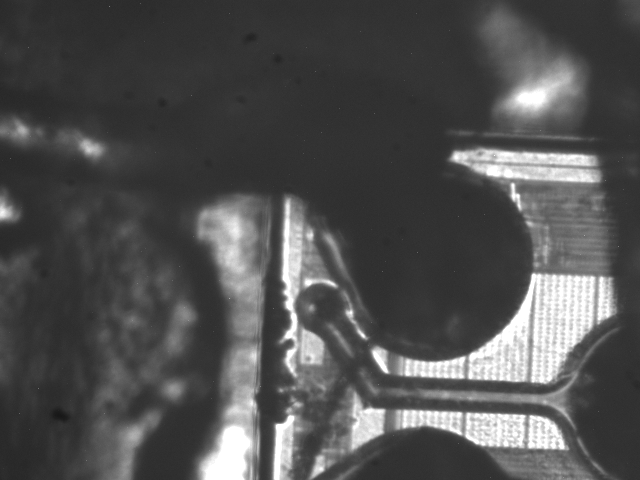
#> input picture myScrips/pics/Jenamicro18_fs11.tif, 640 x 480 px; its folder holds 4 pictures in this run
$ python scannedArea.py
#> lines starting #> are read from the running program, lines starting #| are printed output that depends on the picture; after the words box and inside, x2 and y2 are one past the last pixel; in counts of white or black regions, pixels touching at a corner belong together
### myScrips/fun1.py
import numpy as np
import cv2
import os

##constants
ADC = 4096       #12bit
Defl4_x = 33.7   #um
Defl4_y = 35.7   #um
Objx5_x_um = 900 #deflection in um in x when using 5x lens
Objx5_y_um = 700 #deflection in um in y when using 5x lens
Objx5_x_px = 597 #deflection in pixel in x when using 5x lens
Objx5_y_px = 461 #deflection in pixel in y when using 5x lens


##Scan area
um_to_px_x = Objx5_x_px/Objx5_x_um #px/um, 5x Objektiv
um_to_px_y = Objx5_y_px/Objx5_y_um #px/um, 5x Objektiv4
Defl6_x = Defl4_x * 9 * um_to_px_x #pixel
Defl6_y = Defl4_y * 9 * um_to_px_y #pixel


ErrorCnt = 0
ErrorList = []
cnt = 0
cnt2 = 0


# [55 lines left out: functions rot90DEG_left, str2list, not called in this run]

def Files(path):
    ##create list of files in the folder that end on .dat.txt
#> called with path = 'myScrips'
    docFiles = os.listdir(path + "/docs")
    picFiles = os.listdir(path + "/pics")


    ##remove not-*.dat.txt files from docFiles list
    for file in docFiles:
        if file[-8:] != ".dat.txt":
            print(file, end = '')
            print(" removed from internal data directory")
            docFiles.remove(file)

    ##remove not-*.tif files from picFiles list
    for pic in picFiles:
        if pic[-4:] != ".tif":
            print(pic, end = '')
            print(" removed from internal picture directory")
            picFiles.remove(pic)

    return [docFiles, picFiles]

# [42 lines left out: functions SEL_location, writeImg, not called in this run]

def writeImg2(image, luLoc, pic, path):
    #generate name & path
    picName = pic[:-4] + "_Area.png"
    newPath = path + "/pics/Area/" + picName

    for i in luLoc:
        x = i[0]
        y = i[1]
        image[x][y] = [0, 0, 255]

    #write image
    cv2.imwrite(newPath, image)


# [18 lines left out: function GenFrame, not called in this run]


def SELarea2pic(xPos, yPos, width, height):
    ##mirroring on y-axis
    #xPosN = Defl6_x - (xPos + 1)

    ##rotate 90DEG anti-clockwise
    [xPosNew, yPosNew] = [xPos, yPos]#rot90DEG_left([xPosN, yPos])

    ##coordinate transformation (Defl6 to image coordinates)
    yNew = int(yPosNew + (width / 2) - (Defl6_x / 2))
    xNew = int(xPosNew + (height / 2) - (Defl6_y / 2))

    ##save latch up locations in image coordinates
    return [xNew, yNew]


def GenArea(width, height):
    area = []

    for i in range(int(Defl6_y)):
        for j in range(int(Defl6_x)):
            pixel = SELarea2pic(j, i, width, height)
            area.append(pixel)

            # x, y
    return area

### myScrips/scannedArea.py
from fun1 import *

#configuration
FRAME = True #True if you want to add a frame around the active areas in the pictures, otherwise False
SEL = True #True if you want to add the location of the SEL in the pictures

##get current path
path = os.getcwd()
print('current path: ', end = '')
print(path)

#get a list of all relevant txt Files and pitures
[docFiles, picFiles] = Files(path)

##################################################################################

for pic in picFiles:
    try:
    ##open image
        print("\tOpening image ", pic)
        picPath = path + "/pics/" + pic
        image = cv2.imread(picPath)
#> image is the input picture: shape (480, 640, 3); min 23, max 255, mean 80.9
        # print(picPath)
        # print(image)

        ##get height & width
        height, width = image.shape[:2]
#> height = 480; width = 640
        print("\t\tImage height: y = ", height)
#| 		Image height: y =  480
        print("\t\tImage width:  x = ", width)
#| 		Image width:  x =  640


        #calculate scanned area
        luLoc = GenArea(width, height)
        # frame = []

        writeImg2(image, luLoc, pic, path,)
#> after the loop in writeImg2, `for i in luLoc:`:
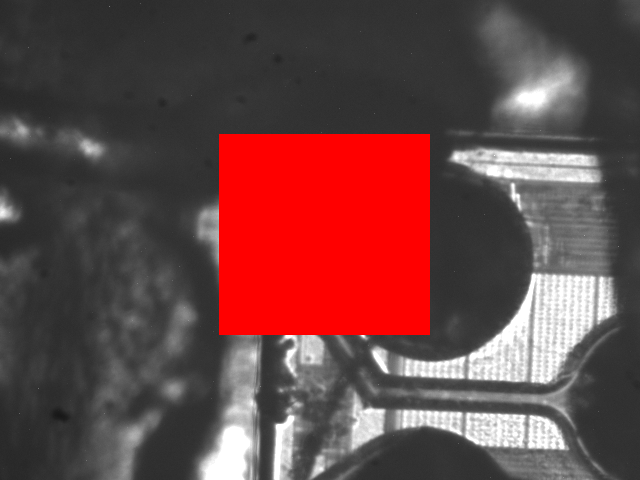
#> image: shape (480, 640, 3); 13.81% of pixels changed, all inside (x1, y1, x2, y2) = (219, 134, 430, 335)
    except:
        print('\tERROR GENERATING IMAGE FOR FILE: ', end = '')
        print(pic, end = '\n\n\n')
        ErrorCnt += 1
        ErrorList.append(pic)
#> pass 2 of the loop `for pic in picFiles:`:
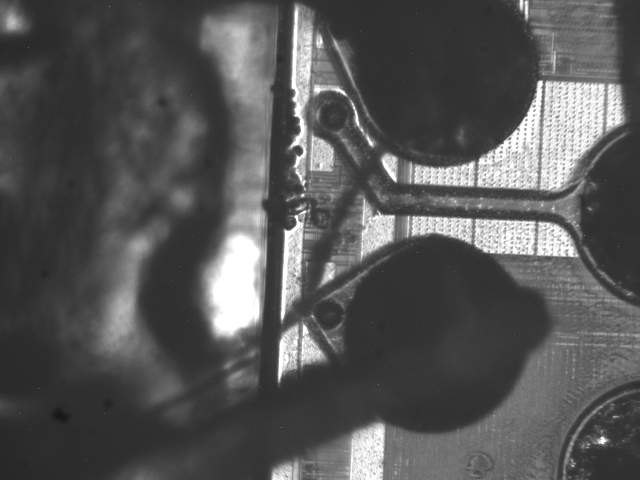
#> input picture myScrips/pics/Jenamicro18_fs12.tif, 640 x 480 px
#> image is the input picture: shape (480, 640, 3); min 22, max 255, mean 86.2
#| 		Image height: y =  480
#| 		Image width:  x =  640
#> after the loop in writeImg2 (call 2), `for i in luLoc:`:
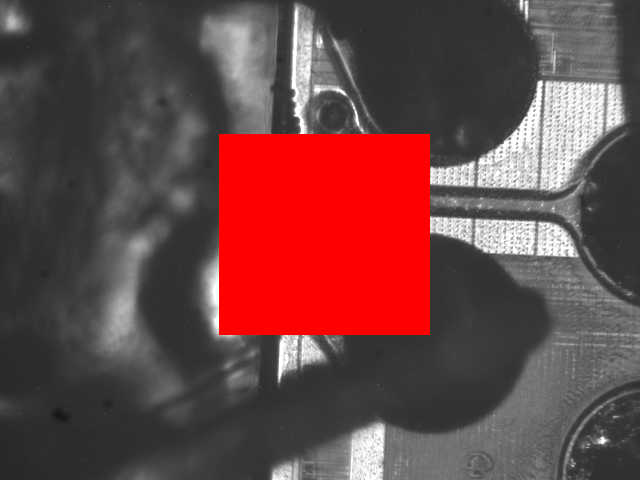
#> image: shape (480, 640, 3); 13.81% of pixels changed, all inside (x1, y1, x2, y2) = (219, 134, 430, 335)
#> pass 3 of the loop `for pic in picFiles:`:
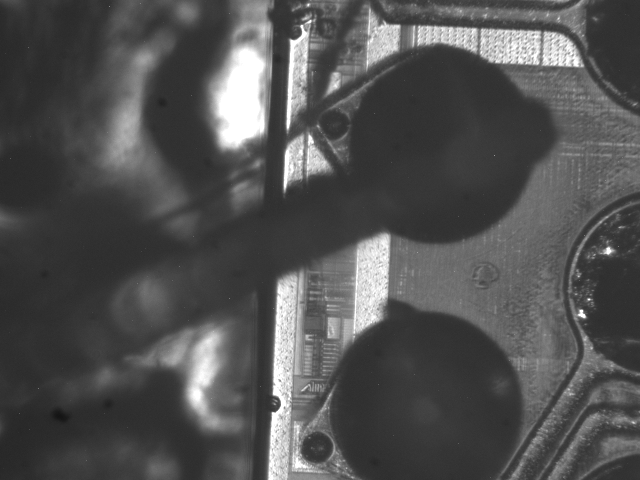
#> input picture myScrips/pics/Jenamicro18_fs13.tif, 640 x 480 px
#> image is the input picture: shape (480, 640, 3); min 20, max 255, mean 81.7
#| 		Image height: y =  480
#| 		Image width:  x =  640
#> after the loop in writeImg2 (call 3), `for i in luLoc:`:
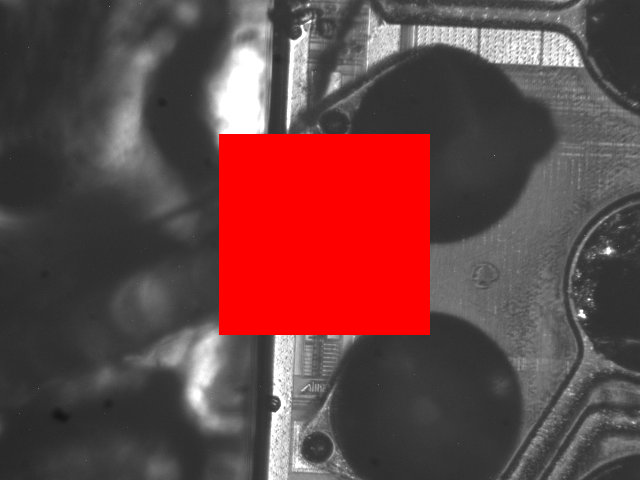
#> image: shape (480, 640, 3); 13.81% of pixels changed, all inside (x1, y1, x2, y2) = (219, 134, 430, 335)
#> the loop made 4 passes; the first 3 are shown

if ErrorCnt == 0:
    print('All images were created successfully.', end = '\n\n')
else:
    print('Image generation failed for following ', ErrorCnt, ' Files: ', end = '\n')
    for i in ErrorList:
        print('\t', end = '')
        print(i, end = '\n')
